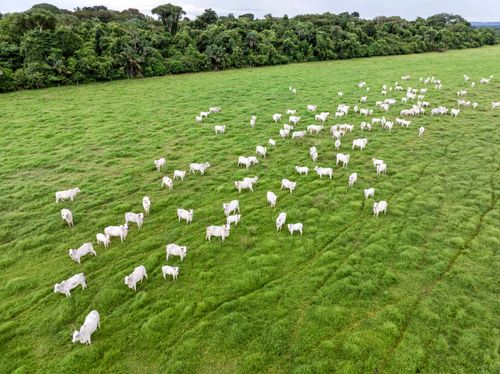
#> input picture images/bois.jpg, 500 x 374 px
$ python ex3_1_integrador.py
#> lines starting #> are read from the running program, lines starting #| are printed output that depends on the picture; after the words box and inside, x2 and y2 are one past the last pixel; in counts of white or black regions, pixels touching at a corner belong together
"""
3.1 - Problema integrador: identificação e contagem dos objetos maiores (gado)
Usar SEMPRE a imagem original (a de referência serve só para saber quais objetos interessam).
Combinar pelo menos DOIS métodos estudados, reaproveitando as funções dos outros arquivos.
Saída esperada: original + resultado de cada etapa + parâmetros + contagem manual + discussão.
Não desenhar contornos, retângulos, rótulos ou marcações em vermelho no resultado.
"""
import numpy as np
import cv2
import matplotlib.pyplot as plt

def canais(img_bgr):
    img_gray = cv2.cvtColor(img_bgr, cv2.COLOR_BGR2GRAY)
    img_hsv = cv2.cvtColor(img_bgr, cv2.COLOR_BGR2HSV)
    img_b = img_bgr[:, :, 0]
    img_g = img_bgr[:, :, 1]
    img_r = img_bgr[:, :, 2]

    plt.figure(figsize=(12, 8))
    plt.subplot(2, 3, 1)
    plt.imshow(cv2.cvtColor(img_gray, cv2.COLOR_BGR2RGB))
    plt.title("Escala de Cinza")
    plt.axis("off")

    plt.subplot(2, 3, 2)
    plt.imshow(cv2.cvtColor(img_b, cv2.COLOR_BGR2RGB))
    plt.title("Canal B")
    plt.axis("off")

    plt.subplot(2, 3, 3)
    plt.imshow(cv2.cvtColor(img_g, cv2.COLOR_BGR2RGB))
    plt.title("Canal G")
    plt.axis("off")

    plt.subplot(2, 3, 4)
    plt.imshow(cv2.cvtColor(img_r, cv2.COLOR_BGR2RGB))
    plt.title("Canal R")
    plt.axis("off")

    plt.subplot(2, 3, 5)
    plt.imshow(cv2.cvtColor(img_hsv[:, :, 1], cv2.COLOR_BGR2RGB))
    plt.title("Saturação (HSV)")
    plt.axis("off")

    plt.subplot(2, 3, 6)
    plt.imshow(cv2.cvtColor(img_hsv[:, :, 2], cv2.COLOR_BGR2RGB))
    plt.title("Valor (HSV)")
    plt.axis("off")

    plt.tight_layout()
    plt.show()

def padding(img, m, n):
    a = int((m - 1) / 2)
    b = int((n - 1) / 2)
    return np.pad(img, ((a, a), (b, b)), mode="edge")

def filtro_mediana(img, ksize):
    M, N = img.shape
    img_padded = padding(img, ksize, ksize)
    img_out = np.zeros((M, N), dtype=np.uint8)

    for x in range(M):
        for y in range(N):
            janela = img_padded[x : x + ksize, y : y + ksize]
            img_out[x, y] = np.median(janela)

    return img_out

def filtro_gaussiano(img, kernel):
    M, N = img.shape
    m, n = kernel.shape
    img_padded = padding(img, m, n)
    img_out = np.zeros((M, N), dtype=float)
    for x in range(M):
        for y in range(N):
            pixel = np.sum(img_padded[x:x + m, y:y + n] * kernel)
            img_out[x, y] = pixel
    return np.clip(np.round(img_out), 0, 255).astype(np.uint8)

def kernel_gaussiano(ksize, sigma):
    a = int((ksize - 1) / 2)
    kernel = np.zeros((ksize, ksize), dtype=float)
    for x in range(-a, a + 1):
        for y in range(-a, a + 1):
            kernel[x + a, y + a] = np.exp(-(x**2 + y**2) / (2 * sigma**2))
    kernel = kernel / np.sum(kernel)
    return kernel

def limiarizar(img_gray, T):
    return np.where(img_gray > T, 255, 0).astype(np.uint8)

def calcular_histograma(img_gray):
    n_k = cv2.calcHist([img_gray], [0], None, [256], [0, 256]).flatten()
    return n_k.astype(np.float64)

if __name__ == "__main__":
    # Carrega a imagem original
    img_original = cv2.imread("images/bois.jpg", cv2.IMREAD_COLOR)
#> img_original is the input picture: shape (374, 500, 3); mean B, G, R 67.5, 140.3, 116.9
    if img_original is None:
        raise FileNotFoundError("Imagem images/bois.jpg não encontrada!")

    canais = canais(img_original)  # Exibe os canais da imagem
#> in canais, `img_gray = cv2.cvtColor(img_bgr, cv2.COLOR_BGR2GRAY)`:
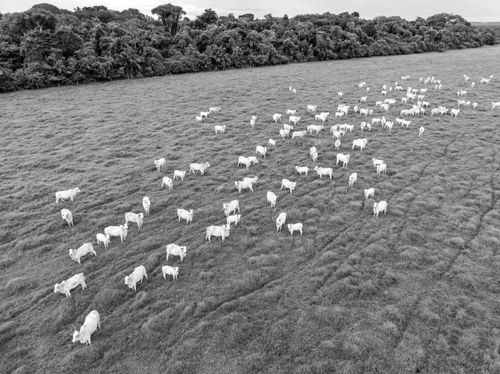
#> img_gray: shape (374, 500); min 1, max 255, mean 125
#> in canais, `img_hsv = cv2.cvtColor(img_bgr, cv2.COLOR_BGR2HSV)`: img_hsv: shape (374, 500, 3); mean H, S, V 43, 145.6, 141
#> in canais, `img_g = img_bgr[:, :, 1]`:
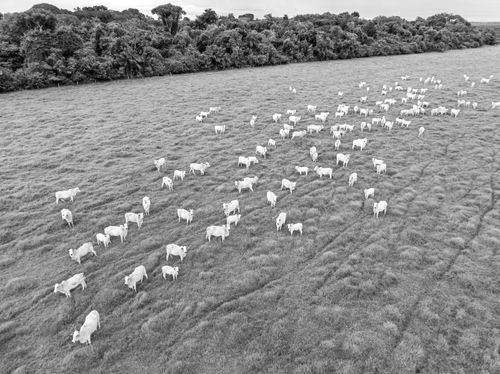
#> img_g: shape (374, 500); min 0, max 255, mean 140.3
#> in canais, `plt.show()`:
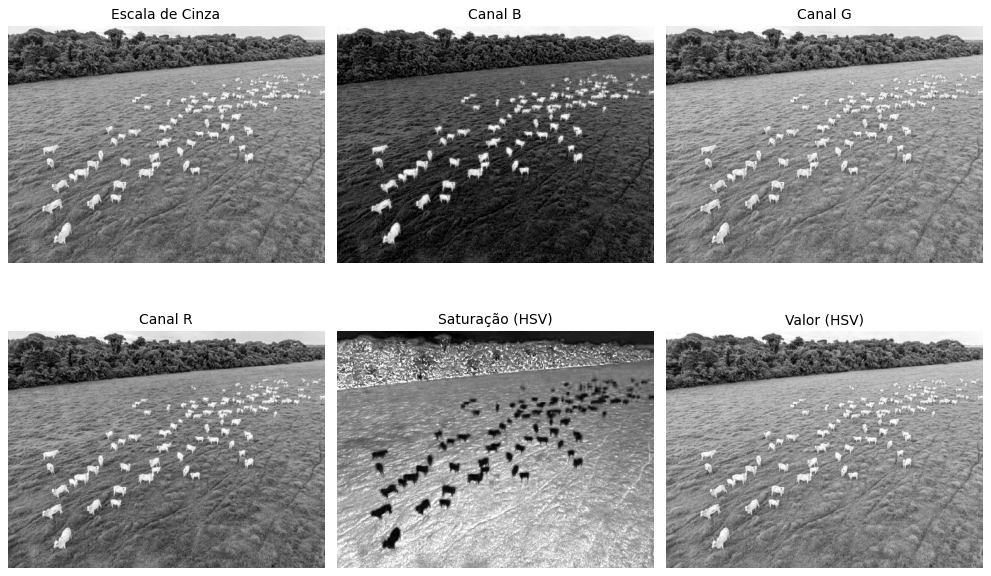
#> figure drawn by matplotlib, 6 panels
    canal_b = img_original[:, :, 0]  # Canal B

    # Processamentos
    kernel_gauss = kernel_gaussiano(ksize=15, sigma=2.0)
    filtrada_gauss = filtro_gaussiano(canal_b, kernel_gauss)
#> after the loop in filtro_gaussiano, `for x in range(M):`:
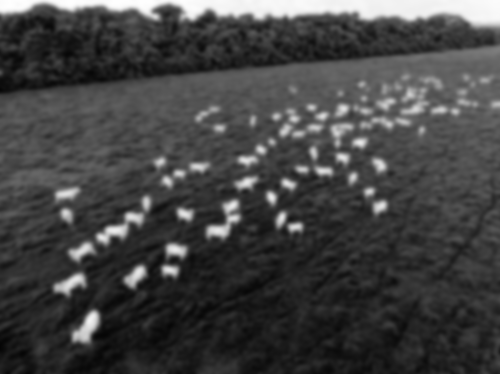
#> img_out: shape (374, 500) float64; min 5.82, max 254.9, mean 67.5
    hist = calcular_histograma(filtrada_gauss)
#> in calcular_histograma, `n_k = cv2.calcHist([img_gray], [0], None, [256], [0, 256]).flatten()`: n_k = 256 values, max 2935 at index 33, min 0 at index 0, mean 730.5
#> hist has the same summary as n_k in calcular_histograma
    limiarizada = limiarizar(filtrada_gauss, 190)
#> in limiarizar, `return np.where(img_gray > T, 255, 0).astype(np.uint8)`:
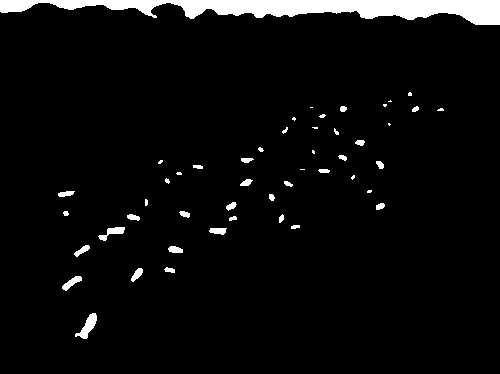
#> returned value: shape (374, 500); 4.6% white; 49 white regions (17 under 20 px), largest, box (x1, y1, x2, y2) and area: (0, 0, 500, 25) 6531, (75, 313, 97, 339) 246, (98, 227, 125, 241) 158
    filtrada_mediana = filtro_mediana(limiarizada, ksize=3)
#> in padding (call 2), `return np.pad(img, ((a, a), (b, b)), mode="edge")`: returned value: shape (376, 502); 4.8% white; 49 white regions (17 under 20 px), largest, box (x1, y1, x2, y2) and area: (0, 0, 502, 26) 7070, (76, 314, 98, 340) 246, (99, 228, 126, 242) 158
#> after the loop in filtro_mediana, `for x in range(M):`:
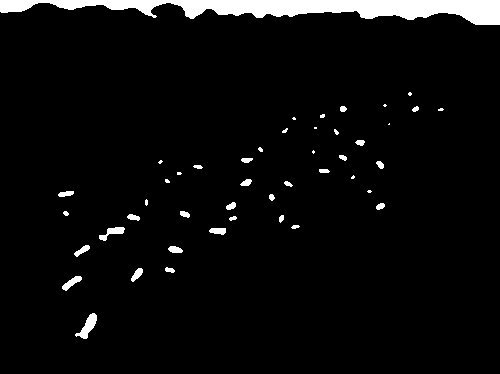
#> img_out: shape (374, 500); 4.5% white; 46 white regions (17 under 20 px), largest, box (x1, y1, x2, y2) and area: (0, 0, 500, 25) 6529, (75, 313, 97, 339) 244, (99, 227, 125, 241) 157

    # Janela única consolidada em 2 linhas e 3 colunas
    plt.figure(figsize=(16, 9))

    # 1. Canal B Original / Referência
    plt.subplot(2, 3, 1)
    plt.imshow(canal_b, cmap='gray')
    plt.title("1. Canal B Original")
    plt.axis('off')

    # 2. Imagem após Filtro Gaussiano
    plt.subplot(2, 3, 2)
    plt.imshow(filtrada_gauss, cmap='gray')
    plt.title("2. Filtro Gaussiano (k=15, σ=2.0)")
    plt.axis('off')

    # 3. Gráfico do Histograma
    plt.subplot(2, 3, 3)
    plt.plot(hist, color='blue')
    plt.title("3. Histograma do Canal Filtrado")
    plt.xlabel("Intensidade")
    plt.ylabel("Nº de Pixels")
    plt.xlim([0, 255])
    plt.grid()

    # 4. Imagem Binária após Limiarização
    plt.subplot(2, 3, 4)
    plt.imshow(limiarizada, cmap='gray')
    plt.title("4. Limiarização (T=190)")
    plt.axis('off')

    # 5. Segunda Passagem (Filtro de Mediana)
    plt.subplot(2, 3, 5)
    plt.imshow(filtrada_mediana, cmap='gray')
    plt.title("5. Pós-Filtro Mediana (k=3)")
    plt.axis('off')

    # 6. Imagem Original Colorida (RGB) para contexto geral
    plt.subplot(2, 3, 6)
    plt.imshow(cv2.cvtColor(img_original, cv2.COLOR_BGR2RGB))
    plt.title("6. Imagem Original (RGB)")
    plt.axis('off')

    plt.tight_layout()
    plt.show()
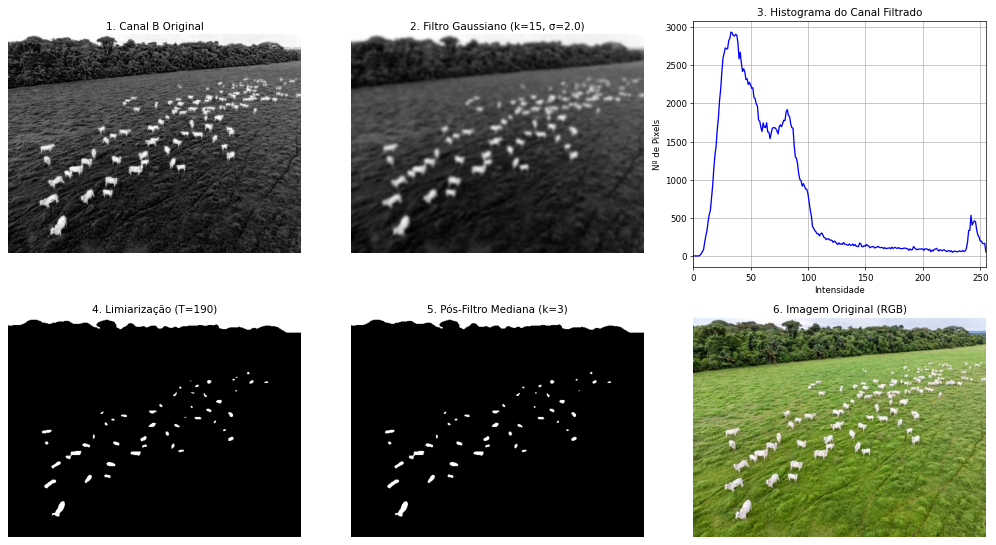
#> figure drawn by matplotlib, 6 panels; panel 3: curve peaks at x = 33, y = 2935

$ run again, with images/breast_digital_Xray.tif saved as images/bois.jpg
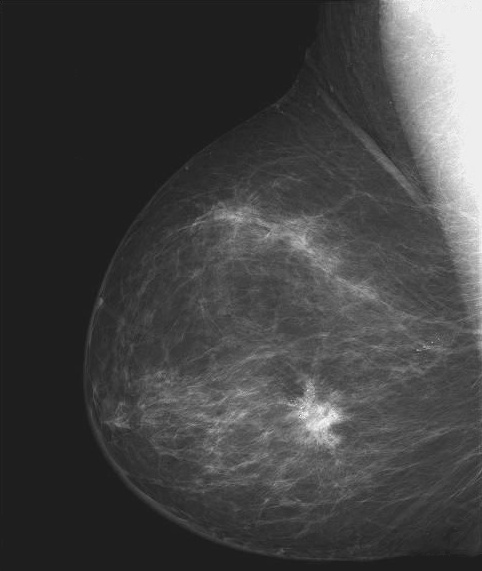
#> input picture images/breast_digital_Xray.tif, 482 x 571 px
#> img_original is the input picture: shape (571, 482, 3); min 19, max 255, mean 66.7
#> img_hsv: shape (571, 482, 3); mean H, S, V 0, 0, 66.7
#> n_k = 256 values, max 92529 at index 30, min 0 at index 0, mean 1075.1
#> hist has the same summary as n_k in calcular_histograma
#> in limiarizar, `return np.where(img_gray > T, 255, 0).astype(np.uint8)`:
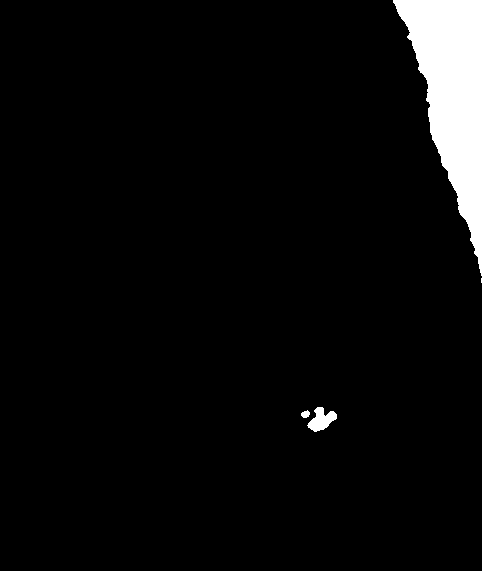
#> returned value: shape (571, 482); 4.6% white; 4 white regions (1 under 20 px), largest, box (x1, y1, x2, y2) and area: (393, 0, 482, 276) 12053, (307, 407, 337, 432) 416, (301, 410, 310, 418) 51
#> in padding (call 2), `return np.pad(img, ((a, a), (b, b)), mode="edge")`:
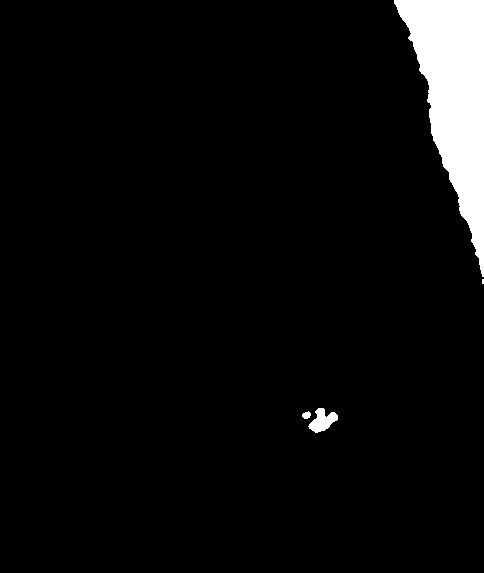
#> returned value: shape (573, 484); 4.7% white; 4 white regions (1 under 20 px), largest, box (x1, y1, x2, y2) and area: (394, 0, 484, 277) 12419, (308, 408, 338, 433) 416, (302, 411, 311, 419) 51
